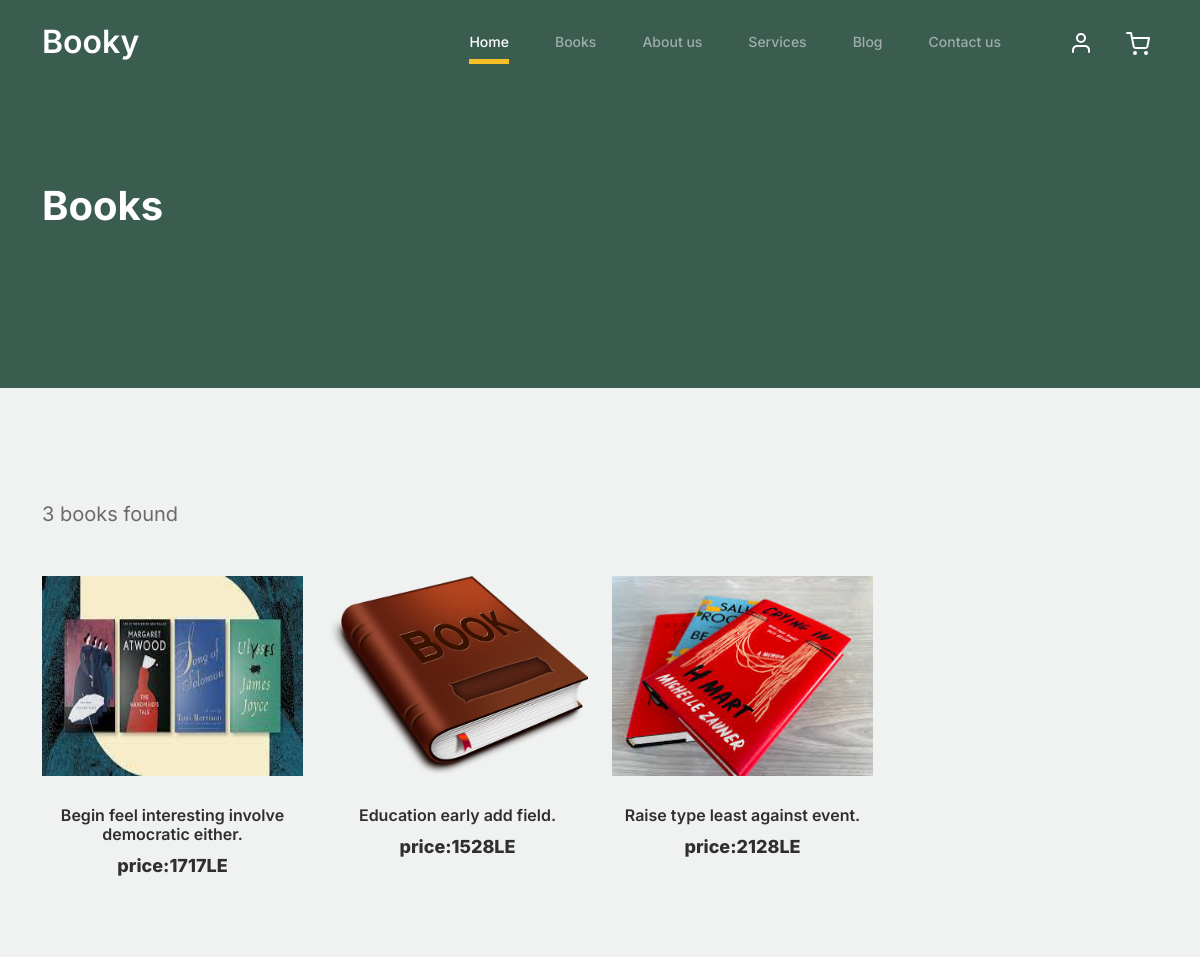
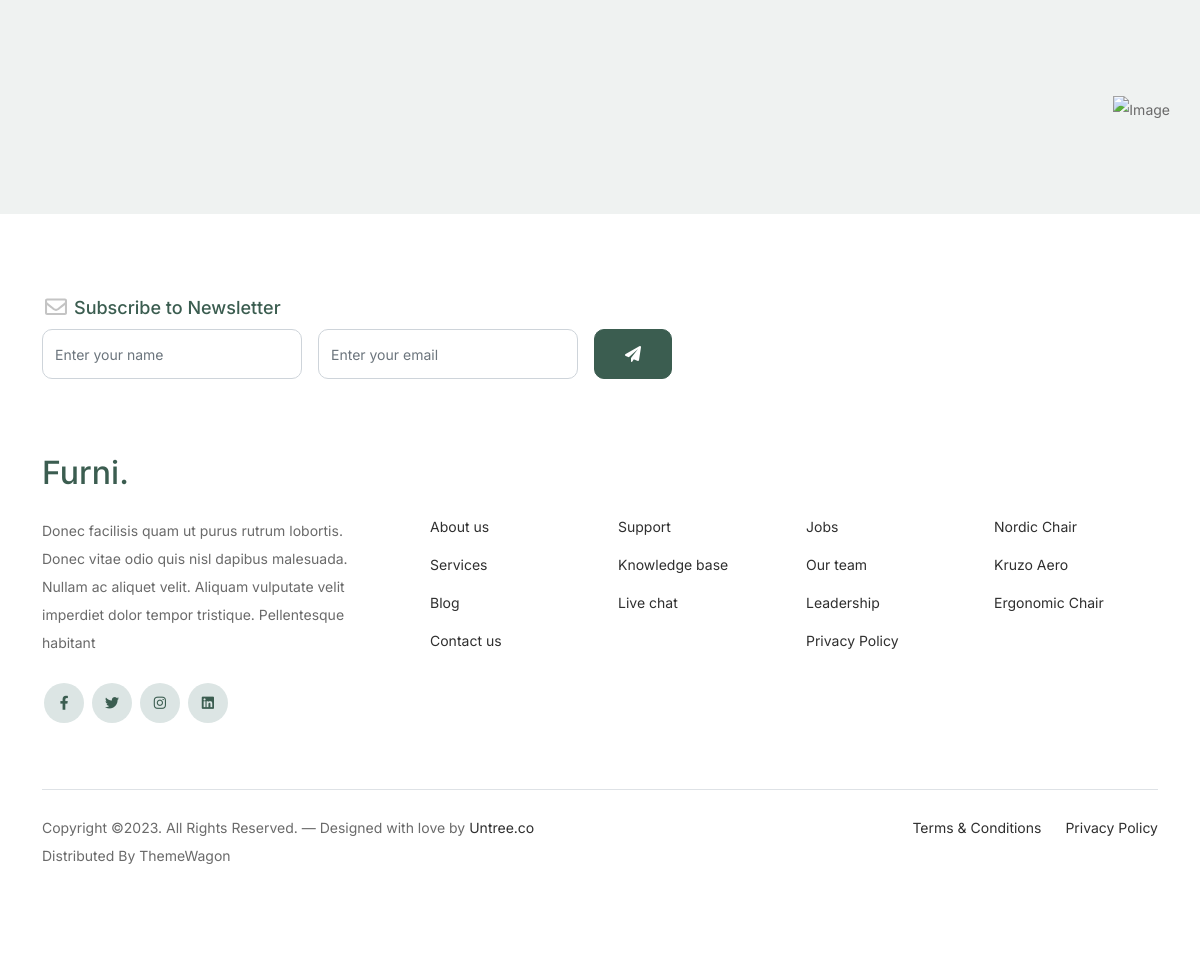
The page /books/ on the database its author committed (2 pictures, top to bottom).
### library/models.py (models this page shows, shortened)
class Book(models.Model):
    title =models.CharField(max_length=100)
    author=models.ForeignKey('Author',on_delete=models.CASCADE,related_name='book_author')
    publication_date=models.DateTimeField(default=timezone.now)
    price=models.IntegerField(null=True,blank=True)
    logo=models.ImageField(upload_to='books')
    slug=models.SlugField(null=True,blank=True)
    def __str__(self):
        return self.title

### library/views.py (the view)
# urls.py: path('', book_list),
def book_list(request):
    all_books=Book.objects.all()
    return render(request,'library/book_list.html',{'books':all_books})

### library/templates/library/book_list.html (shortened to what this page needs)
{% extends 'base.html' %}
{% block body %}
{% load static %}
			<div class="hero">
				<div class="container">
					<div class="row justify-content-between">
						<div class="col-lg-5">
							<div class="intro-excerpt">
								<h1>Books</h1>
							</div>
						</div>
						<div class="col-lg-7">
						</div>
					</div>
				</div>
			</div>
		<div class="untree_co-section product-section before-footer-section">
		    <div class="container">
		      	<div class="row">
                    <div class="col-lg-12" style="font-size: 20px;">
                        <div class="col-12 col-md-4 col-lg-3 mb-5">
                            <span>{{books|length}} books found</span>
						</div>
                    </div>
					{% for object  in books  %}
						<div class="col-12 col-md-4 col-lg-3 mb-5">
							<a class="product-item" href="/books/{{object.slug}}">
								<img src="{{object.logo.url}}" class="img-fluid product-thumbnail" style="width: 300px; height: 200px;" alt="">
								<h3 class="product-title">{{object}}</h3>
								<strong class="product-price">price:{{object.price}}LE</strong>
							</a>
						</div>
					{% endfor %}
		      	</div>
		    </div>
		</div>
{% endblock body %}

### templates/base.html (shortened to what this page needs)
{% load static  %}
<!doctype html>
<html lang="en">
<head>
		<link href="{% static 'css/bootstrap.min.css' %}" rel="stylesheet">
		<link href="https://cdnjs.cloudflare.com/ajax/libs/font-awesome/6.0.0-beta3/css/all.min.css" rel="stylesheet">
		<link href="{% static 'css/tiny-slider.css' %}" rel="stylesheet">
		<link href="{% static 'css/style.css' %}" rel="stylesheet">
	</head>
	<body>
		<nav class="custom-navbar navbar navbar navbar-expand-md navbar-dark bg-dark" arial-label="Furni navigation bar">
			<div class="container">
				<a class="navbar-brand" href="index.html">Booky</a>
				<div class="collapse navbar-collapse" id="navbarsFurni">
					<ul class="custom-navbar-nav navbar-nav ms-auto mb-2 mb-md-0">
						<li class="nav-item active">
							<a class="nav-link" href="index.html">Home</a>
						</li>
						<li><a class="nav-link" href="/books">Books</a></li>
						<li><a class="nav-link" href="about.html">About us</a></li>
						<li><a class="nav-link" href="services.html">Services</a></li>
						<li><a class="nav-link" href="blog.html">Blog</a></li>
						<li><a class="nav-link" href="contact.html">Contact us</a></li>
					</ul>
					<ul class="custom-navbar-cta navbar-nav mb-2 mb-md-0 ms-5">
						<li><a class="nav-link" href="#"><img src="{% static 'images/user.svg' %}"></a></li>
						<li><a class="nav-link" href="cart.html"><img src="{% static 'images/cart.svg' %}"></a></li>
					</ul>
				</div>
			</div>
		</nav>
	{% block body %}
	{% endblock body %}
		<footer class="footer-section">
			<div class="container relative">
				<div class="sofa-img">
					<img src="{% static 'images/1.jpg'%}" style="width: 200px; height: 300px;" alt="Image" class="img-fluid">
				</div>
				<div class="row">
					<div class="col-lg-8">
						<div class="subscription-form">
							<h3 class="d-flex align-items-center"><span class="me-1"><img src="{% static 'images/envelope-outline.svg'%}" alt="Image" class="img-fluid"></span><span>Subscribe to Newsletter</span></h3>
							<form action="#" class="row g-3">
								<div class="col-auto">
									<input type="text" class="form-control" placeholder="Enter your name">
								</div>
								<div class="col-auto">
									<input type="email" class="form-control" placeholder="Enter your email">
								</div>
								<div class="col-auto">
									<button class="btn btn-primary">
										<span class="fa fa-paper-plane"></span>
									</button>
								</div>
							</form>
						</div>
					</div>
				</div>
				<div class="row g-5 mb-5">
					<div class="col-lg-4">
						<div class="mb-4 footer-logo-wrap"><a href="#" class="footer-logo">Furni<span>.</span></a></div>
						<p class="mb-4">Donec facilisis quam ut purus rutrum lobortis. Donec vitae odio quis nisl dapibus malesuada. Nullam ac aliquet velit. Aliquam vulputate velit imperdiet dolor tempor tristique. Pellentesque habitant</p>
						<ul class="list-unstyled custom-social">
							<li><a href="#"><span class="fa fa-brands fa-facebook-f"></span></a></li>
							<li><a href="#"><span class="fa fa-brands fa-twitter"></span></a></li>
							<li><a href="#"><span class="fa fa-brands fa-instagram"></span></a></li>
							<li><a href="#"><span class="fa fa-brands fa-linkedin"></span></a></li>
						</ul>
					</div>
					<div class="col-lg-8">
						<div class="row links-wrap">
							<div class="col-6 col-sm-6 col-md-3">
								<ul class="list-unstyled">
									<li><a href="#">About us</a></li>
									<li><a href="#">Services</a></li>
									<li><a href="#">Blog</a></li>
									<li><a href="#">Contact us</a></li>
								</ul>
							</div>
							<div class="col-6 col-sm-6 col-md-3">
								<ul class="list-unstyled">
									<li><a href="#">Support</a></li>
									<li><a href="#">Knowledge base</a></li>
									<li><a href="#">Live chat</a></li>
								</ul>
							</div>
							<div class="col-6 col-sm-6 col-md-3">
								<ul class="list-unstyled">
									<li><a href="#">Jobs</a></li>
									<li><a href="#">Our team</a></li>
									<li><a href="#">Leadership</a></li>
									<li><a href="#">Privacy Policy</a></li>
								</ul>
							</div>
							<div class="col-6 col-sm-6 col-md-3">
								<ul class="list-unstyled">
									<li><a href="#">Nordic Chair</a></li>
									<li><a href="#">Kruzo Aero</a></li>
									<li><a href="#">Ergonomic Chair</a></li>
								</ul>
							</div>
						</div>
					</div>
				</div>
				<div class="border-top copyright">
					<div class="row pt-4">
						<div class="col-lg-6">
							<p class="mb-2 text-center text-lg-start">Copyright &copy;. All Rights Reserved. &mdash; Designed with love by <a href="https://untree.co">Untree.co</a> Distributed By <a hreff="https://themewagon.com">ThemeWagon</a>
            </p>
						</div>
						<div class="col-lg-6 text-center text-lg-end">
							<ul class="list-unstyled d-inline-flex ms-auto">
								<li class="me-4"><a href="#">Terms &amp; Conditions</a></li>
								<li><a href="#">Privacy Policy</a></li>
							</ul>
						</div>
					</div>
				</div>
			</div>
		</footer>
	</body>
</html>

### rows shown on the page
Book: logo (picture), title "Begin feel interesting involve democratic either.", price "1717"
Book: logo (picture), title "Education early add field.", price "1528"
Book: logo (picture), title "Raise type least against event.", price "2128"

### other values the page prints
{{ books|length }} "3"
